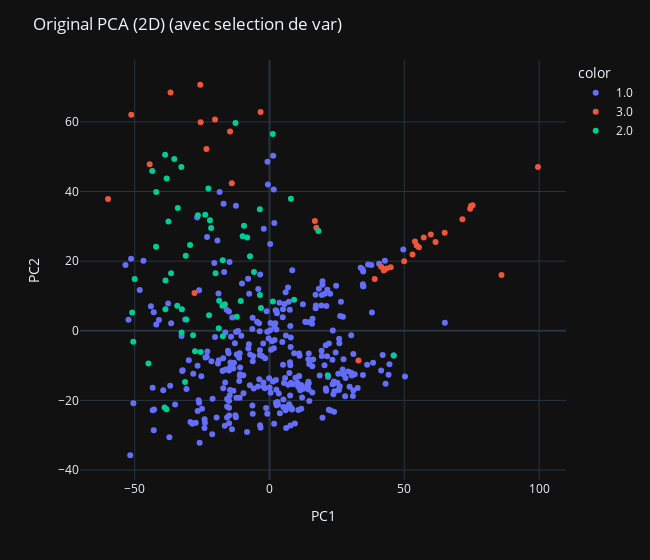
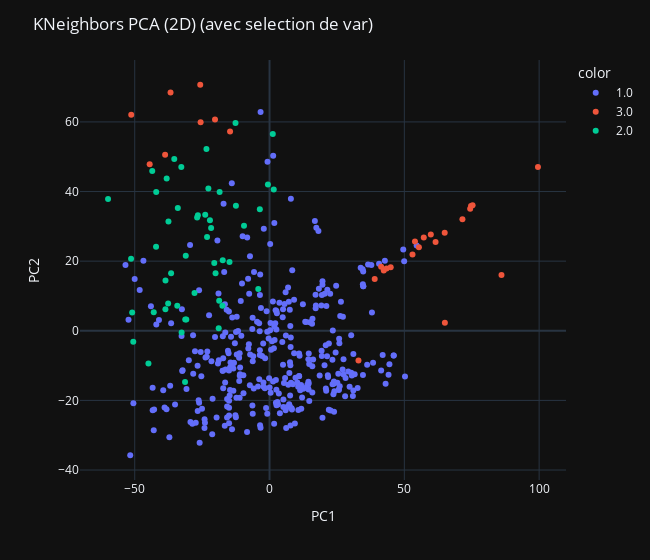

The code cell stored with these charts, in order, in its notebook:
### Markdown cell above
En réduisant le nombre de variables nous évitons le fléau de la dimension et nous améliorons donc significativement le résultat de nos prédictions. Par exemple les prédictions du label 3 pour nos données de test passent de 74% à 87% d'accuracy

### Code cell
sns.set(style="whitegrid")

# Convertir les labels en catégoriels ordonnés
labels_test_selected_ordinal = pd.Categorical(labels_test_selected, categories=[1.0, 2.0, 3.0], ordered=True)

# Appliquer la PCA sur les données de test sélectionnées
cls = PCA(n_components=6)
pcs = cls.fit_transform(data_test_selected)

# Assurer que 'prediction' est un array numpy ou une série pandas pour l'utilisation des couleurs
# Exemple : prediction = np.array([0, 1, 2, ...])  # Remplacer par vos données de prédiction

# Créer le scatter plot avec Seaborn
fig_KNeighbors = sns.scatterplot(x=pcs[:, 0], y=pcs[:, 1], hue=prediction, style=labels_test_selected_ordinal, palette='viridis')

# Ajouter les labels pour les axes
fig_KNeighbors.legend(title=' color = prediction / style = reality')
fig_KNeighbors.set_xlabel('PC1')
fig_KNeighbors.set_ylabel('PC2')

# Afficher les figures
fig_original.show()
fig_KNeighbors.show()

### Figure 1 — Plotly figure (JSON) as saved in the notebook; plotly's stock layout.template omitted (floating-point values rounded to 4 significant figures; data arrays with more than 128 entries replaced by an {"elided": "..."} marker saying what was removed)
{"data": [{"hovertemplate": "color=1.0<br>PC1=%{x}<br>PC2=%{y}<extra></extra>", "legendgroup": "1.0", "marker": {"color": "#636efa", "symbol": "circle"}, "mode": "markers", "name": "1.0", "orientation": "v", "showlegend": true, "type": "scatter", "x": {"elided": "332 float values"}, "xaxis": "x", "y": {"elided": "332 float values"}, "yaxis": "y"}, {"hovertemplate": "color=3.0<br>PC1=%{x}<br>PC2=%{y}<extra></extra>", "legendgroup": "3.0", "marker": {"color": "#EF553B", "symbol": "circle"}, "mode": "markers", "name": "3.0", "orientation": "v", "showlegend": true, "type": "scatter", "x": [-25.7, -20.22, -23.4, -14.64, -27.82, 74.42, 43.41, 41.39, -36.72, 55.4, -51.29, 44.94, 53.03, 57.21, 42.37, 64.97, 59.82, 54.57, 86.03, 75.31, -44.45, -59.89, 74.74, 49.94, -3.316, 16.82, 99.56, 61.59, 53.94, 17.36, -25.56, 71.55, -13.99, 32.99, 39.01], "xaxis": "x", "y": [70.67, 60.7, 52.18, 57.24, 10.82, 35.08, 17.87, 18.41, 68.46, 24.02, 62.04, 18.27, 21.95, 26.83, 17.3, 28.16, 27.65, 24.48, 16.05, 36.03, 47.87, 37.84, 35.84, 19.97, 62.84, 31.54, 47.04, 25.49, 25.65, 29.58, 59.92, 32.0, 42.35, -8.537, 14.86], "yaxis": "y"}, {"hovertemplate": "color=2.0<br>PC1=%{x}<br>PC2=%{y}<extra></extra>", "legendgroup": "2.0", "marker": {"color": "#00cc96", "symbol": "circle"}, "mode": "markers", "name": "2.0", "orientation": "v", "showlegend": true, "type": "scatter", "x": [-31.06, -25.54, 7.923, 21.63, -3.559, -22.09, -32.72, -3.594, -38.2, -27.65, -16.55, 1.251, -34.22, -36.51, -32.5, -22.42, -50.95, -18.67, -17.36, -18.85, -17.49, -38.15, -30.86, -38.72, -3.184, 46.06, -37.49, -35.34, -42.03, -29.48, -9.469, -38.93, -50.02, 9.099, -12.61, -23.85, -17.32, -9.969, -38.62, -38.58, 1.209, -50.54, -34.02, -31.34, -26.57, 18.14, -5.754, -12.16, -43.5, -8.286, -44.91, -28.35, -42.09, -32.61, -22.69, -10.67, -21.66, -7.252, -20.02], "xaxis": "x", "y": [21.55, -6.104, 37.93, -12.76, 10.29, 31.74, 47.03, 34.94, -22.52, -5.849, 7.605, 8.375, 7.171, 16.5, 6.156, 4.474, 5.216, 8.596, 20.23, 0.6976, 7.199, 43.72, 3.212, 50.56, 6.512, -7.137, 31.4, 49.34, 39.87, 24.66, 30.17, -22.06, 14.84, 8.919, 59.71, 33.32, -1.584, 27.15, 6.215, 14.41, 56.52, -3.124, 35.29, -14.72, 33.21, 28.67, 16.88, 3.994, 45.86, 26.81, -9.378, -1.308, 24.17, -0.4796, 40.86, 8.582, 29.54, 21.44, 16.53], "yaxis": "y"}], "layout": {"legend": {"title": {"text": "color"}, "tracegroupgap": 0}, "margin": {"t": 60}, "title": {"text": "Original PCA (2D) (avec selection de var)"}, "width": 650, "xaxis": {"anchor": "y", "domain": [0, 1], "title": {"text": "PC1"}}, "yaxis": {"anchor": "x", "domain": [0, 1], "title": {"text": "PC2"}}}}

### Figure 2 — Plotly figure (JSON) as saved in the notebook; plotly's stock layout.template omitted (floating-point values rounded to 4 significant figures; data arrays with more than 128 entries replaced by an {"elided": "..."} marker saying what was removed)
{"data": [{"hovertemplate": "color=1.0<br>PC1=%{x}<br>PC2=%{y}<extra></extra>", "legendgroup": "1.0", "marker": {"color": "#636efa", "symbol": "circle"}, "mode": "markers", "name": "1.0", "orientation": "v", "showlegend": true, "type": "scatter", "x": {"elided": "349 float values"}, "xaxis": "x", "y": {"elided": "349 float values"}, "yaxis": "y"}, {"hovertemplate": "color=3.0<br>PC1=%{x}<br>PC2=%{y}<extra></extra>", "legendgroup": "3.0", "marker": {"color": "#EF553B", "symbol": "circle"}, "mode": "markers", "name": "3.0", "orientation": "v", "showlegend": true, "type": "scatter", "x": [-25.7, -20.22, 65.04, -14.64, 74.42, 43.41, 41.39, -36.72, 55.4, -51.29, 44.94, 53.03, -38.72, 57.21, 42.37, 64.97, 59.82, 86.03, 75.31, -44.45, 74.74, 99.56, 61.59, 53.94, -25.56, 71.55, 32.99, 39.01], "xaxis": "x", "y": [70.67, 60.7, 2.301, 57.24, 35.08, 17.87, 18.41, 68.46, 24.02, 62.04, 18.27, 21.95, 50.56, 26.83, 17.3, 28.16, 27.65, 16.05, 36.03, 47.87, 35.84, 47.04, 25.49, 25.65, 59.92, 32.0, -8.537, 14.86], "yaxis": "y"}, {"hovertemplate": "color=2.0<br>PC1=%{x}<br>PC2=%{y}<extra></extra>", "legendgroup": "2.0", "marker": {"color": "#00cc96", "symbol": "circle"}, "mode": "markers", "name": "2.0", "orientation": "v", "showlegend": true, "type": "scatter", "x": [-12.47, -31.06, -23.4, -22.09, -27.82, -32.72, -3.594, -34.22, -36.51, 1.57, -50.95, -18.67, -17.36, -31.27, -18.85, -17.49, -38.15, -14.84, -30.86, -0.5995, -37.49, -35.34, -42.03, -9.469, -23.17, -12.61, -20.5, -23.85, -59.89, -37.6, -38.62, -38.58, 1.209, -50.54, -34.02, -31.34, -26.57, -51.35, -26.85, -43.5, -44.91, -42.09, -32.61, -22.69, -42.94, -21.66, -18.51, -20.02, -4.17], "xaxis": "x", "y": [35.95, 21.55, 52.18, 31.74, 10.82, 47.03, 34.94, 7.171, 16.5, 40.56, 5.216, 8.596, 20.23, 3.257, 0.6976, 7.199, 43.72, 19.74, 3.212, 42.0, 31.4, 49.34, 39.87, 30.17, 26.95, 59.71, 19.44, 33.32, 37.84, 7.814, 6.215, 14.41, 56.52, -3.124, 35.29, -14.72, 33.21, 20.69, 32.51, 45.86, -9.378, 24.17, -0.4796, 40.86, 5.329, 29.54, 39.83, 16.53, 11.98], "yaxis": "y"}], "layout": {"legend": {"title": {"text": "color"}, "tracegroupgap": 0}, "margin": {"t": 60}, "title": {"text": "KNeighbors PCA (2D) (avec selection de var)"}, "width": 650, "xaxis": {"anchor": "y", "domain": [0, 1], "title": {"text": "PC1"}}, "yaxis": {"anchor": "x", "domain": [0, 1], "title": {"text": "PC2"}}}}
